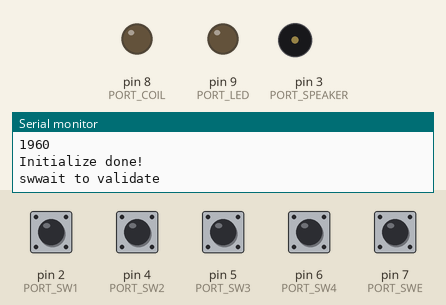
A sketch run on a simulated Arduino Uno, built with avr-gcc and run on an emulated ATmega328P. Parts: output pins drawn as LEDs (lit = HIGH), buzzer (waves = sounding), the last lines printed to the serial monitor. Inputs (shaded band) come from the test bench; at power-on: pin 2 (PORT_SW1), pin 4 (PORT_SW2), pin 5 (PORT_SW3), pin 6 (PORT_SW4), pin 7 (PORT_SWE) LOW.

Above: at 2.3 s.
2.4 s: pin 2 (PORT_SW1) pulled HIGH for 0.15 s
At 2.53 s:
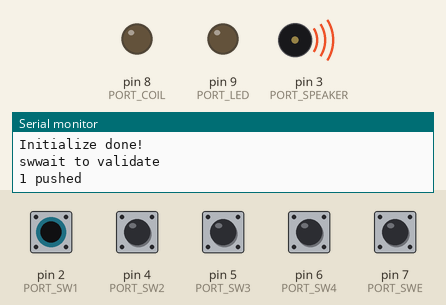
4.1 s: pin 7 (PORT_SWE) pulled HIGH for 0.15 s
At 5.6 s:
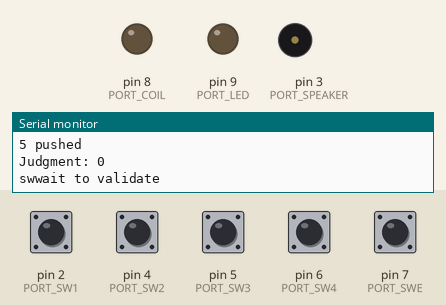
Timing chart, 0 to 7.1 s (numbered marks = the images above; inputs shaded):
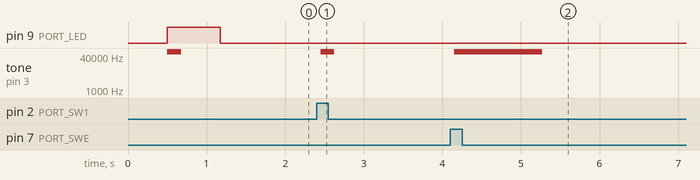

Measured:
- after the input at 2.4 s, tone on pin 3 (PORT_SPEAKER): silent → 62500 Hz after 0.05 s, → silent 0.17 s later
- after the input at 4.1 s, tone on pin 3 (PORT_SPEAKER): silent → 62500 Hz after 0.05 s, → silent 1.1 s later

The sketch:

ETC1.ino
```cpp
// Electric Treasure Chest 1
// (c)2021 Fundylab K.Oshima
//  v1.2

#include <EEPROM.h>
#include "sounds.h"

// system settings
#define PORT_SPEAKER    3
#define PORT_COIL       8
#define PORT_LED        9
#define PORT_SW1        2
#define PORT_SW2        4
#define PORT_SW3        5
#define PORT_SW4        6
#define PORT_SWE        7
#define AWMAX           255   // analog write max value
#define LED_RISE        (true)
#define LED_FALL        (false)
#define LED_OFF         0
#define LED_ON          1
#define SWSTATE_NOPUSH  0
#define SWSTATE_PUSH    1
#define TIMCHATTERING   50  // time to avoid chattering input 50[ms]
#define SOUND_MAXRAWLEN (3*8000)  // Maximum sound length 3[sec]
// open and flash
#define NOOAF           5    // Number Of Open And Flash
// flash time
#define TIMLEDINIT      ((int)(3.92 * 500))  // rise time of led 500[ms]
#define TIMLEDRISE      ((int)(3.92 * 250))  // rise time of led 250[ms]
#define TIMLEDFALL      ((int)(3.92 * 100))  // rise time of led 100[ms]
// password length
#define PASWDMAX        (4+1)   // Maximum number of digits in password and Enter digit

////////////////////// Variable init

int data_swin[PASWDMAX];    // sw data pressed in order
enum esound_s {SOUND_INIT, SOUND_CLICK, SOUND_OK, SOUND_NG, SOUND_CHANGE, ESOUNDMAX} ESOUNDNUM;
enum eswnum {NOON, SW1, SW2, SW3, SW4, SWE, ESWNUMMAX} ESWNUM;
enum eswnum pwd[PASWDMAX];

////////////////////// System

void read_password_fromEE(){
  for(int i = 0; i < PASWDMAX; i++){
    // read password to pwd[] from EE
    pwd[i] = EEPROM.read( i );
  }
}

void write_password_toEE(){
  for(int i = 0; i < PASWDMAX; i++){
    // write password to EE from pwd[]
    EEPROM.write( i, pwd[i]);
  }
}

void test_write_paswd(){
  pwd[0] = SW4;
  pwd[1] = SW1;
  pwd[2] = SW2;
  pwd[3] = SW3;
  pwd[4] = SWE;
  write_password_toEE();
}

enum eswnum check_swstate(){
  if(digitalRead(PORT_SW1) == HIGH) return SW1;
  else if(digitalRead(PORT_SW2) == HIGH) return SW2;
  else if(digitalRead(PORT_SW3) == HIGH) return SW3;
  else if(digitalRead(PORT_SW4) == HIGH) return SW4;
  else if(digitalRead(PORT_SWE) == HIGH) return SWE;
  else return NOON;
}

// p_nop: set the state to continue waiting
//        SWSTATE_PUSH 1: waiting during pushed,
//        SWSTATE_NOPUSH 0: waiting during nopushed
enum eswnum wait_changesw(bool p_nop){
  enum eswnum swstate;
  swstate = check_swstate();
  while((swstate == NOON) ^ p_nop) swstate = check_swstate();
  delay(TIMCHATTERING);
  return swstate;
}

////////////////////// Outputs

void drive_coil(){
  digitalWrite(PORT_COIL, HIGH);
}
void off_coil(){
  digitalWrite(PORT_COIL, LOW);
}

void play(enum esound_s esoundnum) {
  OCR2B = 0x80;
  int i = 0;
  while(i < SOUND_MAXRAWLEN && OCR2B != 0xff){
    switch (esoundnum){
      case SOUND_INIT: OCR2B = pgm_read_byte_near(&sound_init[i]); break;
      case SOUND_CLICK: OCR2B = pgm_read_byte_near(&sound_click[i]); break;
      case SOUND_OK: OCR2B = pgm_read_byte_near(&sound_ok[i]); break;
      case SOUND_NG: OCR2B = pgm_read_byte_near(&sound_ng[i]); break;
      case SOUND_CHANGE: OCR2B = pgm_read_byte_near(&sound_change[i]); break;
    }
    delayMicroseconds(125); // (62);
    i++;
  }
}

void flash_led(bool risefall, int cyclewidth){
  Serial.println(cyclewidth);//test
  for(int i = 0; i < AWMAX; i++){
    int t;
    if(risefall) t = i;
    else t = AWMAX - i;
    analogWrite(PORT_LED, t);
    delayMicroseconds(cyclewidth);
  }
  if(risefall) digitalWrite(PORT_LED, LED_ON);
  else digitalWrite(PORT_LED, LED_OFF);
}

////////////////////// Output design

void open_and_flash(){
  for(int i = 0; i < NOOAF; i++){
    drive_coil();
    flash_led(LED_RISE, TIMLEDRISE);
    off_coil();
    flash_led(LED_FALL, TIMLEDFALL);
  }
}

void play_and_flash(enum esound_s soundtype){
    flash_led(LED_RISE, TIMLEDINIT);
    play(soundtype);
    flash_led(LED_FALL, TIMLEDINIT);
}

////////////////////// Validate functions

bool validate_paswdin(){
  int pos = 0;
  enum eswnum swstate;
  bool retval = true;   // password judgment flug
  // wait loop to avoid detecting long push
  wait_changesw(SWSTATE_PUSH);
  // loop until get the ON_SWE or over the PASWDMAX times
  while(pos < PASWDMAX){
    Serial.println("swwait to validate");
    // wait key input
    swstate = wait_changesw(SWSTATE_NOPUSH);
    // compare the entered value with the password
    Serial.print(swstate);Serial.println(" pushed");
    if(swstate != pwd[pos]) retval = false;
    if(swstate == SWE) break;
    // post processing
    play(SOUND_CLICK);
    pos++;
    // wait loop to avoid detecting long push
    wait_changesw(SWSTATE_PUSH);
  }
  Serial.print("Judgment: ");Serial.println(retval);
  return retval;
}

bool enter_newpaswd(){
  int pos = 0;
  enum eswnum tmp[PASWDMAX];
  bool retval = false;    // password judgment flug
  // wait loop to avoid detecting long push
  wait_changesw(SWSTATE_PUSH);
  // loop until get the ON_SWE or over the PASWDMAX times
  while(pos < PASWDMAX){
    Serial.println("swwait to enter new password");
    // wait key input and store to the tmp register
    tmp[pos] = wait_changesw(SWSTATE_NOPUSH);
    Serial.print(tmp[pos]);Serial.println(" pushed");
    if(tmp[pos] == SWE){
      // password ok and store to the pwd[]
      for(int i = 0; i <= pos; i++) pwd[i] = tmp[i];
      retval = true;
      break;
    }
    // post processing
    play(SOUND_CLICK);
    pos++;
    // wait loop to avoid detecting long push
    wait_changesw(SWSTATE_PUSH);
  }
  Serial.print("Judgment: ");Serial.println(retval);
  return retval;
}

bool init_checkbutton(){
  bool retval = false;
  // check sw SWE
  if(digitalRead(PORT_SWE) == HIGH){
    // enter to the change password mode
    play_and_flash(SOUND_CHANGE);
    // wait until released the sw
    while (digitalRead(PORT_SWE) == HIGH){
      delay(100);
    }
    // check old password
    if(validate_paswdin()){
      play_and_flash(SOUND_CHANGE);
      // enter new password
      if(enter_newpaswd()){
        //save password
        write_password_toEE();
        play_and_flash(SOUND_OK);
        retval = true;
      }
      else play(SOUND_NG);
    }
    else play(SOUND_NG);
  }
  return retval;
}

////////////////////// Setup

void setup()
{
  pinMode(PORT_SW1, INPUT);
  pinMode(PORT_SW2, INPUT);
  pinMode(PORT_SW3, INPUT);
  pinMode(PORT_SW4, INPUT);
  pinMode(PORT_SWE, INPUT);
  pinMode(PORT_LED, OUTPUT);
  pinMode(PORT_COIL, OUTPUT);
  pinMode(PORT_SPEAKER, OUTPUT);
  TCCR2A = _BV(COM2B1) | _BV(WGM21) | _BV(WGM20);
  TCCR2B = _BV(CS20);

  Serial.begin(115200);
  Serial.println("***** Started! *****");

  // initial process
  //test_write_paswd(); //test
  read_password_fromEE();
  if(!init_checkbutton()){
    play_and_flash(SOUND_INIT);
  }
  Serial.println("Initialize done!");
}

////////////////////// Main

void loop() {
  if(validate_paswdin()){
    // OK action and open the lock
    play(SOUND_OK);
    open_and_flash();
  }
  else{
    // NG action
    play(SOUND_NG);
  }
}
```

Source omitted: sounds.h (data table, 125284 bytes)
